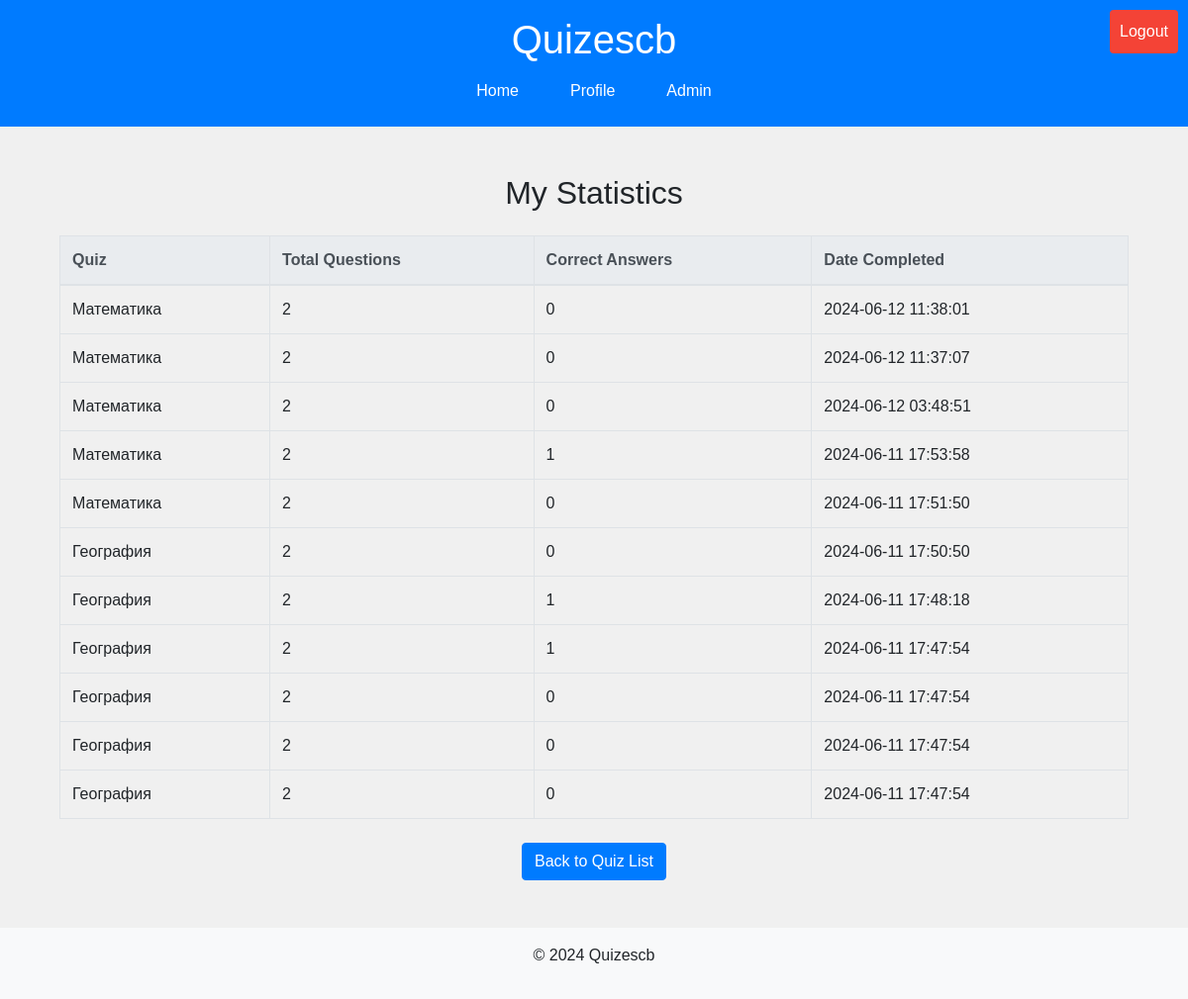
/statistics/ (signed in), run on an earlier commit of the app's database.
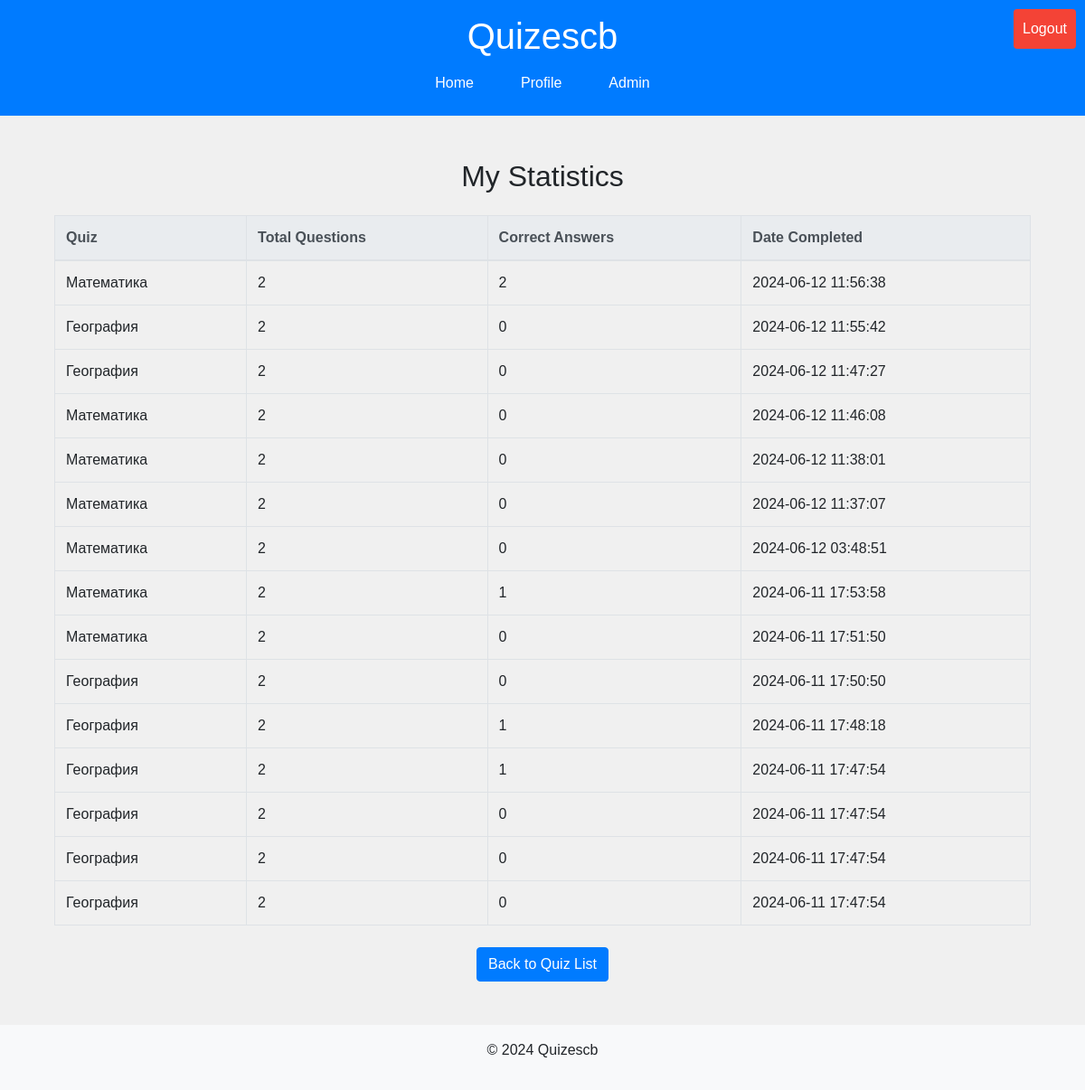
And on a later commit of the database.
### quizzes/models.py (models this page shows, shortened)
class UserQuizResult(models.Model):
    user = models.ForeignKey(User, on_delete=models.CASCADE)
    quiz = models.ForeignKey(Quiz, on_delete=models.CASCADE)
    total_questions = models.IntegerField()
    correct_answers = models.IntegerField()
    completed_at = models.DateTimeField(default=timezone.now)

class Quiz(models.Model):
    title = models.CharField(max_length=200)
    description = models.TextField()
    department = models.ForeignKey(Department, on_delete=models.CASCADE, null=True, blank=True)

### quizzes/views.py (the view)
# urls.py: path('statistics/', views.user_statistics, name='user_statistics'),
@login_required
def user_statistics(request):
    log_user_activity(request.user, "Viewed user statistics")
    user_results = UserQuizResult.objects.filter(user=request.user).order_by('-completed_at')
    return render(request, 'quizzes/user_statistics.html', {'user_results': user_results})

### quizzes/views.py (called while the page is built)
def log_user_activity(user, activity):
    UserActivityLog.objects.create(user=user, activity=activity)

### quizzes/templates/quizzes/user_statistics.html (shortened to what this page needs)
{% extends 'quizzes/base.html' %}
{% block content %}
<div class="container">
    <h2 class="text-center my-4">My Statistics</h2>
    <table class="table table-bordered table-hover">
        <thead class="thead-light">
            <tr>
                <th>Quiz</th>
                <th>Total Questions</th>
                <th>Correct Answers</th>
                <th>Date Completed</th>
            </tr>
        </thead>
        <tbody>
            {% for result in user_results %}
                <tr>
                    <td>{{ result.quiz.title }}</td>
                    <td>{{ result.total_questions }}</td>
                    <td>{{ result.correct_answers }}</td>
                    <td>{{ result.completed_at|date:"Y-m-d H:i:s" }}</td>
                </tr>
            {% endfor %}
        </tbody>
    </table>
    <div class="text-center mt-4">
        <a href="{% url 'quiz_list' %}" class="btn btn-primary">Back to Quiz List</a>
    </div>
</div>
{% endblock %}

### quizzes/templates/quizzes/base.html (shortened to what this page needs)
<!DOCTYPE html>
<html>
<head>
    {% load static %}
    <link rel="stylesheet" href="https://stackpath.bootstrapcdn.com/bootstrap/4.5.2/css/bootstrap.min.css">
    <link rel="stylesheet" type="text/css" href="{% static 'css/style.css' %}">
</head>
<body>
    <header class="bg-primary text-white text-center py-3">
        <h1>Quizescb</h1>
        <nav>
            <ul class="nav justify-content-center">
                <li class="nav-item">
                    <a class="nav-link text-white" href="{% url 'quiz_list' %}">Home</a>
                </li>
                {% if user.is_authenticated %}
                    <li class="nav-item">
                        <a class="nav-link text-white" href="{% url 'profile' %}">Profile</a>
                    </li>
                    {% if user.is_staff %}
                        <li class="nav-item">
                            <a class="nav-link text-white" href="{% url 'admin:index' %}">Admin</a>
                        </li>
                    {% endif %}
                {% endif %}
            </ul>
        </nav>
        {% if user.is_authenticated %}
            <div class="logout-button">
                <form method="post" action="{% url 'logout' %}">
                    <button class="btn btn-danger" type="submit">Logout</button>
                </form>
            </div>
        {% endif %}
    </header>
    <main class="container mt-5">
        {% block content %}{% endblock %}
    </main>
    <footer class="bg-light text-center py-3 mt-5">
        <p>&copy; 2024 Quizescb</p>
    </footer>
</body>
</html>

### quizzes/static/css/style.css (style rules this page uses)
body { font-family: Arial, sans-serif; background-color: #f0f0f0; margin: 0; }
header { background-color: #4CAF50; color: white; padding: 10px 0; text-align: center; }
nav ul { list-style-type: none; padding: 0; }
nav ul li { display: inline; margin: 0 10px; }
nav ul li a { color: white; text-decoration: none; }
.logout-button { position: absolute; top: 10px; right: 10px; }
.logout-button button { background-color: #f44336; color: white; border: none; padding: 10px; font-size: 16px; border-radius: 4px; cursor: pointer; }

### quizzes/templates/quizzes/base.html (style rules this page uses)
.logout-button { position: absolute; top: 10px; right: 10px; }

What changed in the data, as far as the page shows it:
added UserQuizResult: quiz "Математика", total_questions "2", correct_answers "2", completed_at "2024-06-12 11:56:38"
added UserQuizResult: quiz "География", total_questions "2", correct_answers "0", completed_at "2024-06-12 11:55:42"
added UserQuizResult: quiz "География", total_questions "2", correct_answers "0", completed_at "2024-06-12 11:47:27"
added UserQuizResult: quiz "Математика", total_questions "2", correct_answers "0", completed_at "2024-06-12 11:46:08"
